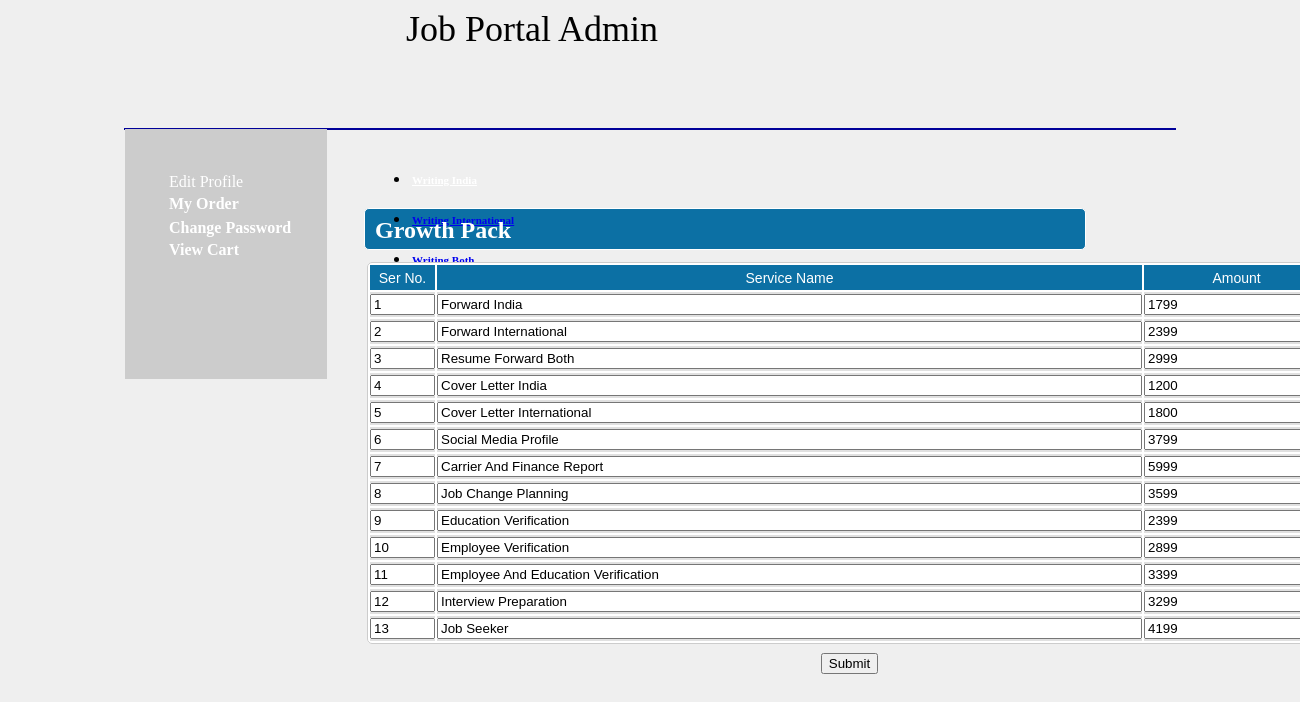
Screenshot of /others_price.php with the database file from the repository.
### tables this page shows
CREATE TABLE IF NOT EXISTS `resume_frwd_price` (
  `ser_no` int(11) NOT NULL,
  `ser_code` varchar(50) NOT NULL,
  `detail` varchar(200) NOT NULL,
  `price` int(100) NOT NULL
);

### others_price.php (the view, shortened to what this page needs)
<!DOCTYPE html PUBLIC "-//W3C//DTD XHTML 1.0 Transitional//EN" "http://www.w3.org/TR/xhtml1/DTD/xhtml1-transitional.dtd">
<html xmlns="http://www.w3.org/1999/xhtml">
<head>
<link rel="stylesheet" href="style.css" type="text/css" />
</head>
<body style="background-color:#EFEFEF;">
<?php include('header.php');?>
      <div style="width:1050px; height:auto; margin:auto;border:#000099 1px solid;">
<div ><?php include('left.php'); ?></div>
<div style="width:840px; height:auto; float:left; margin:auto; ">
<form name='frm1' method='post'>
<div style="width:805px;border:0px #000000 solid;float:left;margin-left:32px;margin-top:10px;border-radius:5px;">
	<table>
	<tr><td><?php include("price_menu.php"); ?></td></tr>
	<tr width="75px"><td>
			<div style="height:40px;width:720px;background-color:#0C70A4;border:1px #ffffff solid;float:center;border-radius:5px;margin-left:2px;margin-right:2px;margin-top:2px;margin-bottom:0px;">
				<div style="margin-top:8px;margin-bottom:10px;margin-left:10px;color:#FFFFFF"><font size='5'><b>Growth Pack</b></font></div>
			</div></td></tr>
			<tr>
		<td>
		<?php
			$rwi = array();
			$query="select * from resume_frwd_price";
			$result=mysql_query($query);
			while($data=mysql_fetch_array($result))
			{
				$rwi[]=$data;
			}
		?>
	<div style="background-color:#FFFFFF;border:0px #000000 solid;float:left;border-radius:5px;margin-left:5px;margin-right:5px;margin-top:8px;margin-bottom:5px;">
	<table width="" border="0" style="border:1px solid #ccc; border-radius:5px;" cellpadding="0" cellspacing="2">
	<tr height="25" style="color:#FFFFFF; text-align:center; font-family:Arial, Helvetica, sans-serif; font-size:14px;">
	<td width="10%" style="background-color:#0C70A4;">Ser No.</td>
	<td width="18%" style="background-color:#0C70A4;">Service Name</td>
	<td width="18%" style="background-color:#0C70A4;">Amount</td>
	</tr>
	<?php $i=1; foreach($rwi as $r) {   ?>
		<tr height="25" style="color:#000000; text-align:center; font-family:Arial, Helvetica, sans-serif; font-size:14px;">
		<td width="18%" style="background-color:#E0E0E0;"><input type='text' size='5' readonly="readonly" value="<?php echo"$r[0]"; ?>"</td>
		<td width="18%" style="background-color:#E0E0E0;"><input type='text' size='85' readonly="readonly" value="<?php echo"$r[2]"; ?>"</td>
		<td width="15%" style="background-color:#E0E0E0;"><input type='text' name='a<?php echo $i; ?>'  size='20' value="<?php echo"$r[3]"; ?>"</td></tr>
<?php
$i++;	}
?>
</table>
</td></tr>
<tr><td colspan='6' align='center'><input type='submit' name='submit'></td></tr></table>
</div>
</div>
</div>
</body>
</html>

### header.php
<div style="width:1048px; height:120px; background-color:#EFEFEF;border:solid 0px #FF0000;">
<div style=" width:1048px; height:80px; border:#339933 0px solid; font-size:36px" align="center">
Job Portal Admin</div>
</div>

### left.php
<div style="width:200px; background-color:#CCCCCC; height:248px; float:left; margin:auto;border:1px #CCCCCC solid;">
<table style="width:150px;  height:auto;background-color:#CCCCCC; color:#FFFFFF; border: 0px solid #0066CC; margin-left:40px; margin-top:40px; margin-bottom:40px;">
<tr style="width:200px; height:20px;">
<td><a href="edit_profile.php" style="text-decoration:none; color:#FFFFFF;">Edit Profile</a></td>
</tr>
<tr><td><b><a href="my_order.php" style="text-decoration:none; color:#FFFFFF;">My Order</a></b></td>
</tr>
<tr>
<tr><td><a href="change_pass.php" style="text-decoration:none; color:#FFFFFF;"><b>Change Password</b></a></td></tr>
</tr>
<tr><td><a href="view_cart.php" style="text-decoration:none;color:#FFFFFF; "><b>View Cart</b></a></td>
</tr>
</table>
</div>

### price_menu.php (shortened to what this page needs)
<div style=" width:720px; float:left; height:60px;  border:solid 0px #999900;">
<link rel="stylesheet" href="css_middle/style.css" type="text/css" />
<ul id="css3menu11" class="topmenu" style="margin-top:18px; margin-left:8px;">
	<li ><a href="rwi_price.php" style="height:40px;line-height:40px; font-size:11px; width:105px; border-radius:10px 10px 1px 1px; border:#000000 0px solid;background-color:#000000; color:#FFFFFF;"><div style="padding-left:2px;"><b>Writing India</b></div></a></li>
	<li class="toplast"><a href="rwint_price.php" style="height:40px;font-size:11px;line-height:40px;margin-left:2px; width:150px;border-radius:10px 10px 1px 1px;"><div style="padding-left:2px; "><b>Writing International</b></div></a></li>
    <li class="topmenu"><a href="rwboth_price.php" style="height:40px;line-height:40px;font-size:11px;margin-left:2px; width:100px;border-radius:10px 10px 1px 1px; "><div style="padding-left:2px;"><b>Writing Both</b></div></a></li>
	<li class="topfirst"><a href="groth_pack.php" style="height:40px;line-height:40px;font-size:11px;margin-left:2px; width:130px; border-radius:10px 10px 1px 1px; border:#000000 0px solid;"><div style="padding-left:2px;"><b>Groth Pack</b></div></a></li>
	<li class="topfirst"><a href="others_price.php" style="height:40px;line-height:40px;font-size:11px;margin-left:2px; width:130px; border-radius:10px 10px 1px 1px; border:#000000 0px solid;"><div style="padding-left:2px;"><b>Other</b></div></a></li>
</ul></div>

### rows the page displays
resume_frwd_price: ser_no "1", detail "Forward India", a1 "1799"
resume_frwd_price: ser_no "2", detail "Forward International", a2 "2399"
resume_frwd_price: ser_no "3", detail "Resume Forward Both", a3 "2999"
resume_frwd_price: ser_no "4", detail "Cover Letter India", price "1200"
resume_frwd_price: ser_no "5", detail "Cover Letter International", price "1800"
resume_frwd_price: ser_no "6", detail "Social Media Profile", price "3799"
resume_frwd_price: ser_no "7", detail "Carrier And Finance Report", price "5999"
resume_frwd_price: ser_no "8", detail "Job Change Planning", price "3599"
resume_frwd_price: ser_no "9", detail "Education Verification", price "2399"
resume_frwd_price: ser_no "10", detail "Employee Verification", price "2899"
resume_frwd_price: ser_no "11", detail "Employee And Education Verification", price "3399"
resume_frwd_price: ser_no "12", detail "Interview Preparation", price "3299"
resume_frwd_price: ser_no "13", detail "Job Seeker", price "4199"
